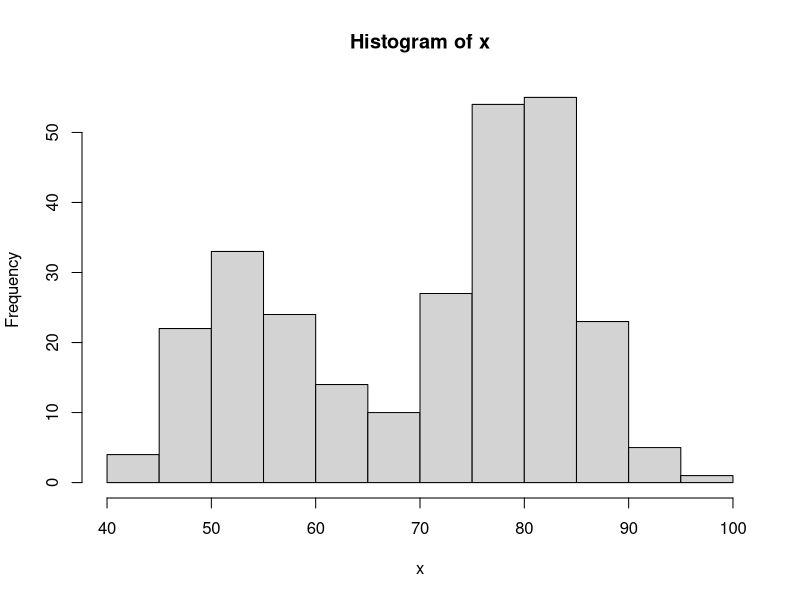
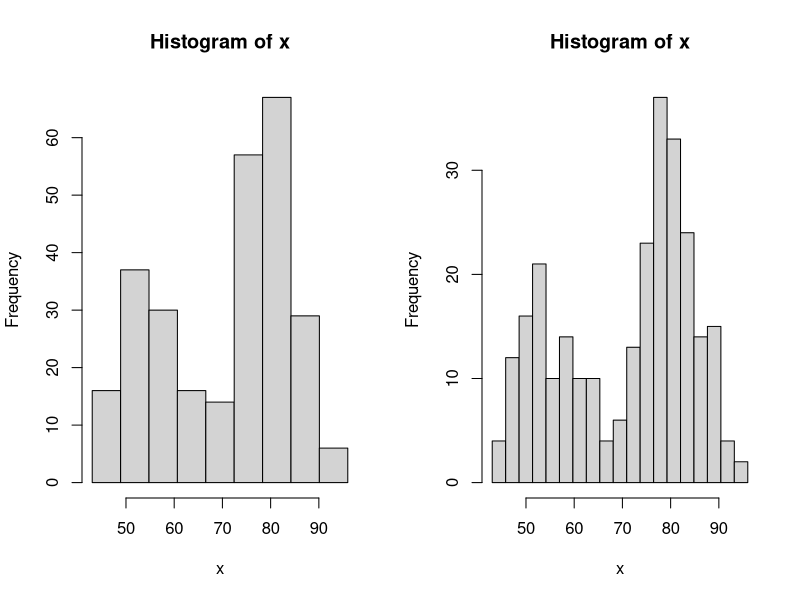
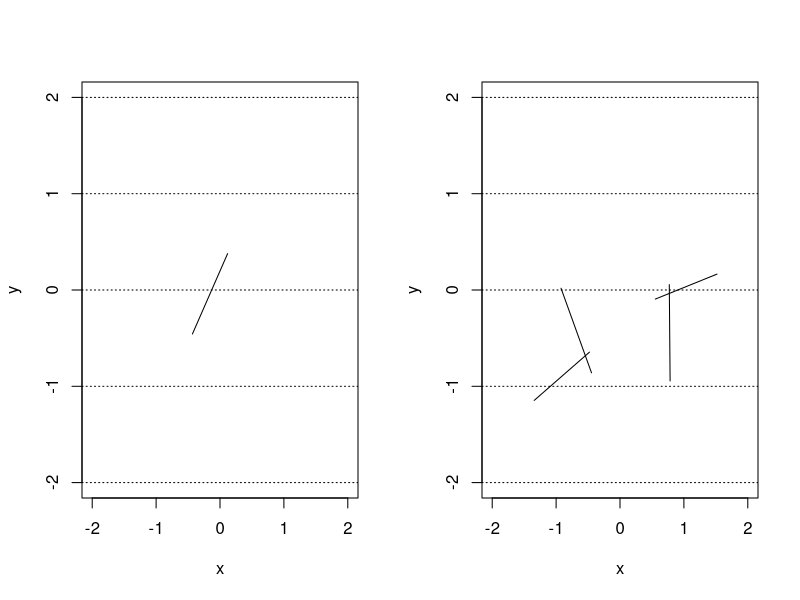
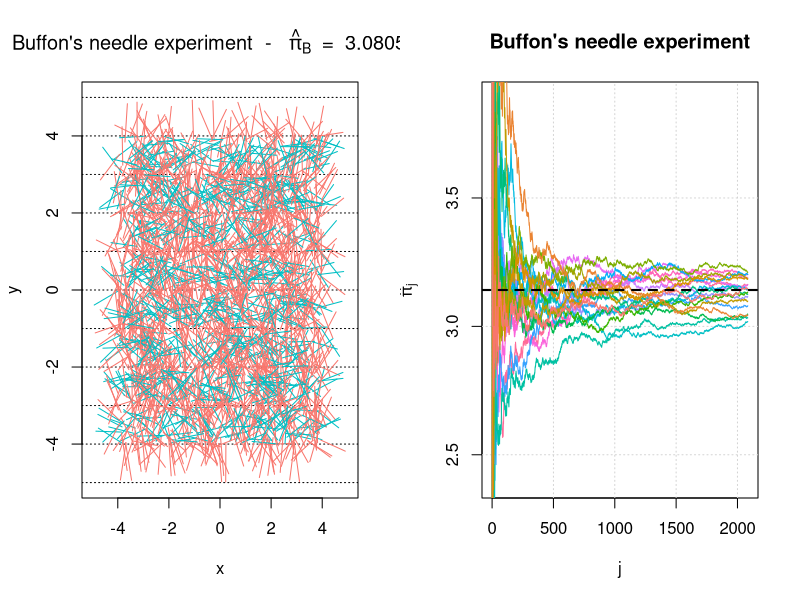

Reproduce these figures in R, in order.
## ---- chunk 1
knitr::opts_chunk$set(error = TRUE)
## ---- chunk 2
x <- faithful[, 2] 
hist(x)
## ---- chunk 3
par(mfrow = c(1,2))

# Compare the differences! 
bins <- seq(min(x), max(x), length.out = 10)
hist(x, breaks = bins)

bins <- seq(min(x), max(x), length.out = 20)
hist(x, breaks = bins)
## ---- chunk 4
cast_needle = function(plane_width = 20){
  needle_length = 1
  available_range = plane_width/2 - needle_length
  x_start = runif(2, -available_range, available_range)
  angle = runif(1, 0, 2*pi)
  x_end = needle_length*c(cos(angle), sin(angle)) + x_start
  cross = floor(x_start[2]) != floor(x_end[2])
  out = list(start = x_start, end = x_end, cross = cross)
  out
}
## ---- chunk 5
needle = cast_needle(plane_width = 4)
needle
## ---- chunk 6
plot(NA, xlim = c(-2, 2), ylim = c(-2, 2), xlab = "x", ylab = "y")
abline(h = -2:2, lty = 3)
lines(c(needle$start[1], needle$end[1]), c(needle$start[2], needle$end[2]))
## ---- chunk 7
buffon_experiment = function(B = 2084, plane_width = 10, seed = NULL){
  
  if (!is.null(seed)){
    set.seed(seed)
  }
  
  X_start = X_end = matrix(NA, B, 2) 
  cross = rep(NA, B)
  
  for (i in 1:B){
    inter = cast_needle(plane_width = plane_width)
    X_start[i, ] = inter$start
    X_end[i, ] = inter$end
    cross[i] = inter$cross
  }
  
  out = list(start = X_start, end = X_end, cross = cross, plane = plane_width)
  class(out) = "buffon_experiment"
  out
}
## ---- chunk 8
experiment = buffon_experiment(B = 4, plane_width = 4)
experiment
## ---- chunk 9
plot(NA, xlim = c(-2, 2), ylim = c(-2, 2), xlab = "x", ylab = "y")
abline(h = -2:2, lty = 3)
for (i in 1:4){
  lines(c(experiment$start[i,1], experiment$end[i,1]), 
        c(experiment$start[i,2], experiment$end[i,2]))
}
## ---- chunk 10
plot.buffon_experiment = function(obj){
  cross = obj$cross
  X_start = obj$start
  X_end = obj$end
  B = length(cross)
  cols = rev(hcl(h = seq(15, 375, length = 3), l = 65, c = 100)[1:2])
  
  titre_part1 = 'Buffon\'s needle experiment  -  '
  titre_part2 = ' = '
  pi_hat = round(2/mean(obj$cross), 6)
  
  titre = bquote(.(titre_part1) ~ hat(pi)[B] ~ .(titre_part2) ~ .(pi_hat))
  
  plot(NA, xlab = "x", ylab = "y", xlim = c(-obj$plane/2, obj$plane/2), 
       ylim = c(-obj$plan/2, obj$plan/2), 
       main = titre)
  abline(h = (-obj$plan):obj$plan, lty = 3)
  
  for (i in 1:B){
    lines(c(X_start[i,1], X_end[i,1]), c(X_start[i,2], X_end[i,2]), 
          col = cols[cross[i] + 1])
  }
}
## ---- chunk 11
experiment = buffon_experiment(B = 2084)
plot(experiment)
## ---- chunk 12
converge = function(B = 2084, plane_width = 10, seed = 1777, M = 12){
  
  if (B < 10){
    warning("B was changed to 10")
    B = 10
  }
  
  pi_hat = matrix(NA, B, M)
  trials = 1:B
  cols = rev(hcl(h = seq(15, 375, length = (M+1)), 
                 l = 65, c = 100, alpha = 1)[1:M])
  set.seed(seed)
  
  for (i in 1:M){
    cross = buffon_experiment(B = B, plane_width = plane_width)$cross
    pi_hat[,i] = 2*trials/cumsum(cross)
  }
  
  plot(NA, xlim = c(1,B), ylim = pi + c(-3/4, 3/4), type = "l", col = "darkblue",
       ylab = bquote(hat(pi)[j]),
       xlab = "j", main = "Buffon\'s needle experiment")
  grid()
  
  for (i in 1:M){
    lines(trials, pi_hat[,i], col = cols[i])
  }
  
  abline(h = pi, lwd = 2, lty = 2)
}
## ---- chunk 13
converge(B = 2084, M = 20, seed = 10)
